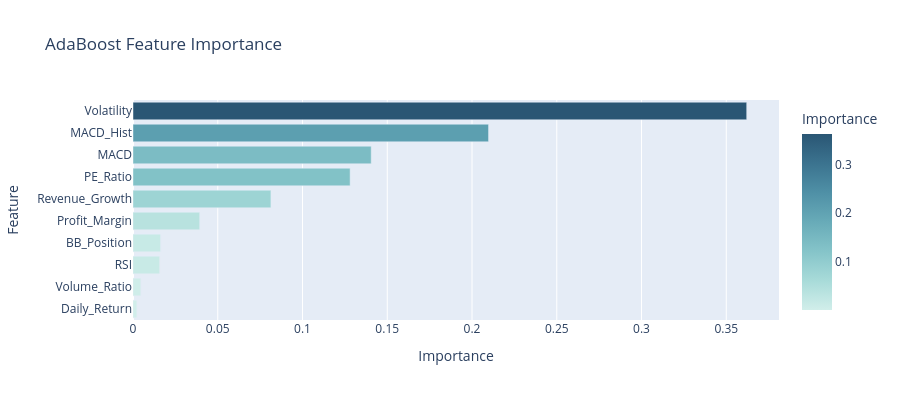

Write notebook code for a chart like this one.
### Code cell
import plotly.express as px

importance = pd.DataFrame({
    'Feature': feature_cols,
    'Importance': ada.feature_importances_
}).sort_values('Importance', ascending=True)

fig = px.bar(importance, x='Importance', y='Feature', orientation='h',
             title='AdaBoost Feature Importance',
             color='Importance', color_continuous_scale='teal')
fig.update_layout(height=400, showlegend=False)
fig.show()

print("\nFeature importance ranking:")
for _, row in importance.sort_values('Importance', ascending=False).iterrows():
    bar = '█' * int(row['Importance'] * 100)
    print(f"  {row['Feature']:20s} {row['Importance']*100:.1f}%  {bar}")

### Figure 1 — Plotly figure (JSON) as saved in the notebook; plotly's stock layout.template omitted (floating-point values rounded to 4 significant figures)
{"data": [{"hovertemplate": "Importance=%{marker.color}<br>Feature=%{y}<extra></extra>", "legendgroup": "", "marker": {"color": [0.002264, 0.004593, 0.01573, 0.01627, 0.03936, 0.08136, 0.1281, 0.1405, 0.2097, 0.3621], "coloraxis": "coloraxis", "pattern": {"shape": ""}}, "name": "", "orientation": "h", "showlegend": false, "textposition": "auto", "type": "bar", "x": [0.002264, 0.004593, 0.01573, 0.01627, 0.03936, 0.08136, 0.1281, 0.1405, 0.2097, 0.3621], "xaxis": "x", "y": ["Daily_Return", "Volume_Ratio", "RSI", "BB_Position", "Profit_Margin", "Revenue_Growth", "PE_Ratio", "MACD", "MACD_Hist", "Volatility"], "yaxis": "y"}], "layout": {"barmode": "relative", "coloraxis": {"colorbar": {"title": {"text": "Importance"}}, "colorscale": [[0, "rgb(209, 238, 234)"], [0.1667, "rgb(168, 219, 217)"], [0.3333, "rgb(133, 196, 201)"], [0.5, "rgb(104, 171, 184)"], [0.6667, "rgb(79, 144, 166)"], [0.8333, "rgb(59, 115, 143)"], [1, "rgb(42, 86, 116)"]]}, "height": 400, "legend": {"tracegroupgap": 0}, "showlegend": false, "title": {"text": "AdaBoost Feature Importance"}, "xaxis": {"anchor": "y", "domain": [0, 1], "title": {"text": "Importance"}}, "yaxis": {"anchor": "x", "domain": [0, 1], "title": {"text": "Feature"}}}}
